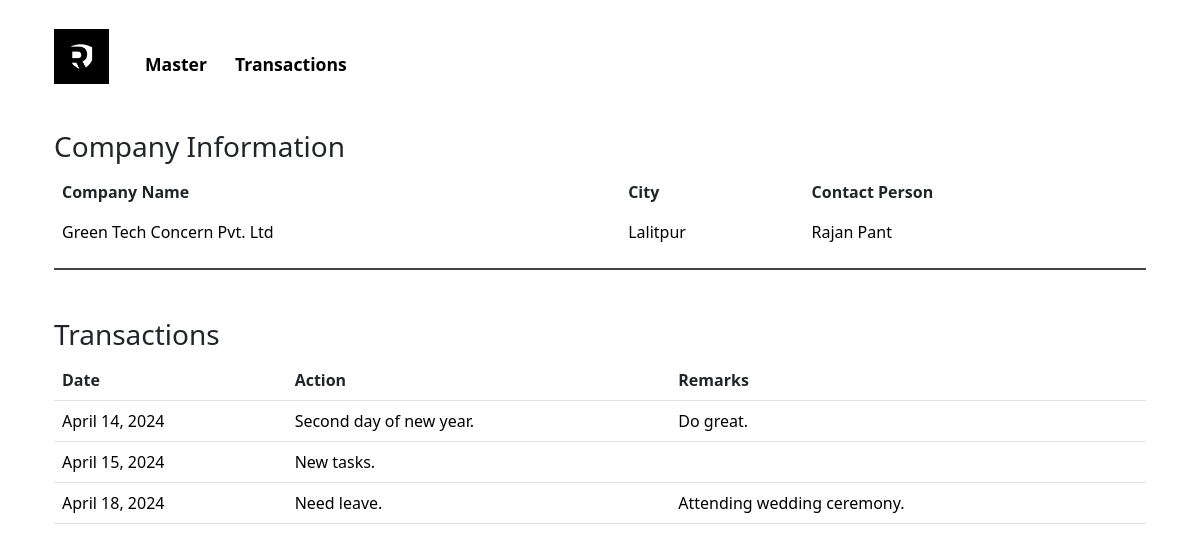
The app's page /companydetails/1/, older data.
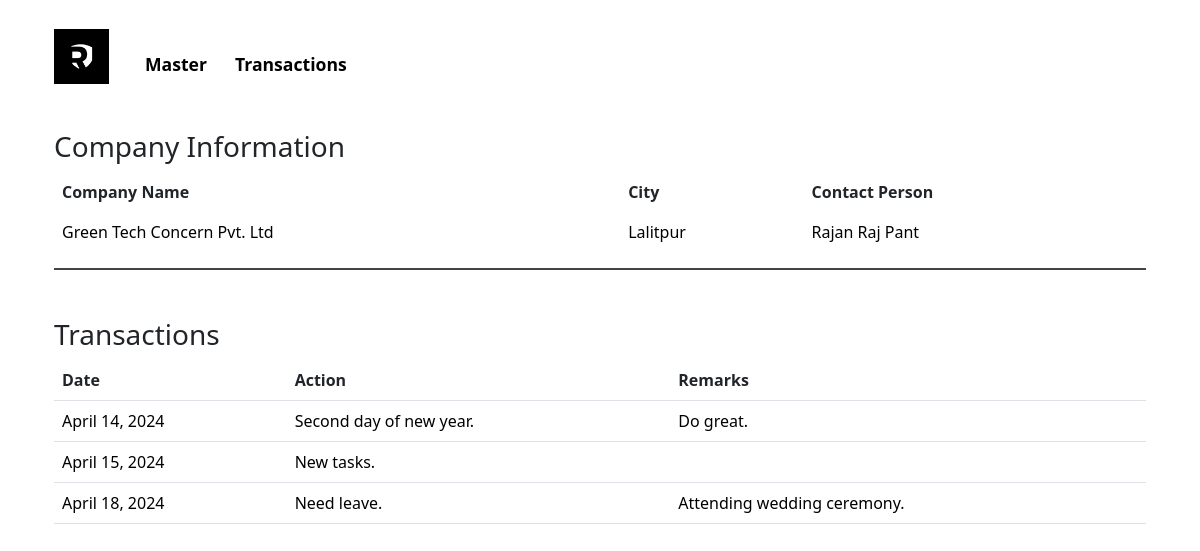
The same page, newer data.
### resecurityapp/models.py (models this page shows, shortened)
class Company(models.Model):
    Company_Name = models.CharField(max_length=100)
    sector = models.ForeignKey(Sector, on_delete=models.CASCADE)
    address = models.CharField(max_length=255)
    city = models.CharField(max_length=100)
    country = models.CharField(max_length=100)
    Contact_Person = models.CharField(max_length=100)
    designation = models.CharField(max_length=100)
    email = models.EmailField()
    Phone_Number = models.CharField(max_length=20)
    requirement = models.ForeignKey(Requirement, on_delete=models.CASCADE)
    Requirement_Description = models.TextField()
    price = models.CharField(max_length=100)
    via = models.ForeignKey(Via, on_delete=models.CASCADE)
    status = models.ForeignKey(Status, on_delete=models.CASCADE)
    class Meta:
        verbose_name_plural = "companies"

### resecurityapp/views.py (the view)
# urls.py: path('companydetails/<int:company_id>/', views.companydetails, name='companydetails'),
def companydetails(request, company_id):
    company = Company.objects.get(pk=company_id)
    transactions = Transaction.objects.filter(Company_Name=company.Company_Name)
    return render(request, 'companydetails.html', {'company': company, 'transactions': transactions})

### templates/companydetails.html (shortened to what this page needs)
{% load static %}
<!doctype html>
<html lang="en">
<head>
    <link href="https://cdn.jsdelivr.net/npm/bootstrap@5.3.2/dist/css/bootstrap.min.css" rel="stylesheet">
    <link href="{% static 'css/homepage.css' %}" rel="stylesheet">
</head>
<body>
    <div class="container">
        <div id="navbar">
            <nav class="navbar navbar-expand-lg justify-content-center">
                <div class="container-fluid mt-3">
                    <a class="navbar-brand" href="{% url 'homepage' %}">
                        <img src="{% static 'images/logo.png' %}" alt="Resecurity CRM" width="55">
                    </a>
                    <div class="collapse navbar-collapse" id="navbarNav">
                        <ul class="navbar-nav mt-3">
                            <li class="nav-item" id="master">
                                <a class="nav-link fw-semibold" style="cursor: pointer;">Master</a>
                            </li>
                            <li class="nav-item active" id="transactions">
                                <a class="nav-link fw-semibold" href="{% url 'homepage' %}">Transactions</a>
                            </li>
                        </ul>
                    </div>
                </div>
            </nav>
        </div>
        <div id="company-detail-content" class="company-detail-content container">
            <h3>Company Information</h3>
            <table class="table table-borderless">
                <thead>
                    <tr>
                        <th scope="col">Company Name</th>
                        <th scope="col">City</th>
                        <th scope="col">Contact Person</th>
                    </tr>
                </thead>
                <tbody>
                    <tr>
                        <td>{{ company.Company_Name }}</td>
                        <td>{{ company.city }}</td>
                        <td>{{ company.Contact_Person }}</td>
                    </tr>
                </tbody>
            </table>
            <div class="hl mt-3"></div>
            <div class="mt-5">
                <h3>Transactions</h3>
                <table class="table">
                    <thead>
                        <tr>
                            <th scope="col">Date</th>
                            <th scope="col">Action</th>
                            <th scope="col">Remarks</th>
                        </tr>
                    </thead>
                    <tbody>
                        {% for transaction in transactions %}
                        <tr>
                            <td>{{ transaction.date }}</td>
                            <td>{{ transaction.action }}</td>
                            <td>{{ transaction.remark }}</td>
                        </tr>
                        {% endfor %}
                    </tbody>
                </table>
            </div>
        </div>
    </div>
</body>
</html>

Row changes from the older to the newer data that the page shows:
changed Company "Green Tech Concern Pvt. Ltd": Contact_Person "Rajan Pant" → "Rajan Raj Pant"
